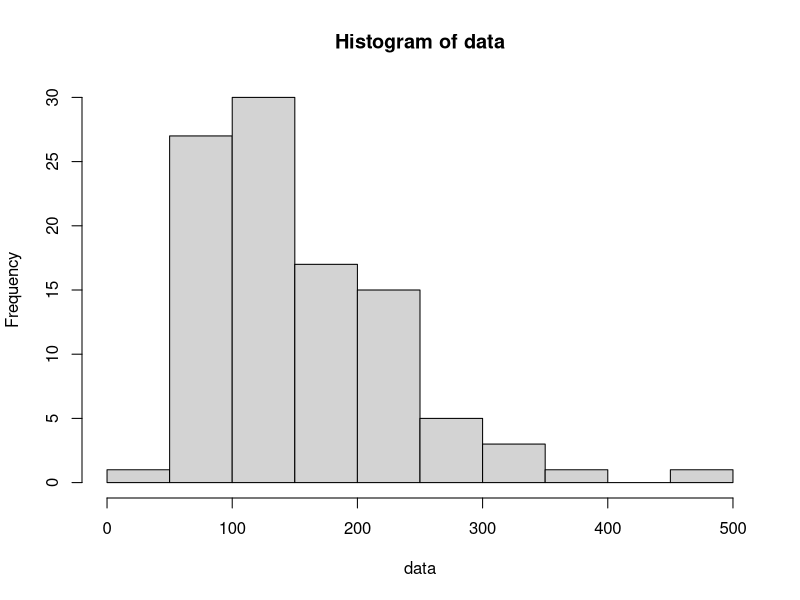
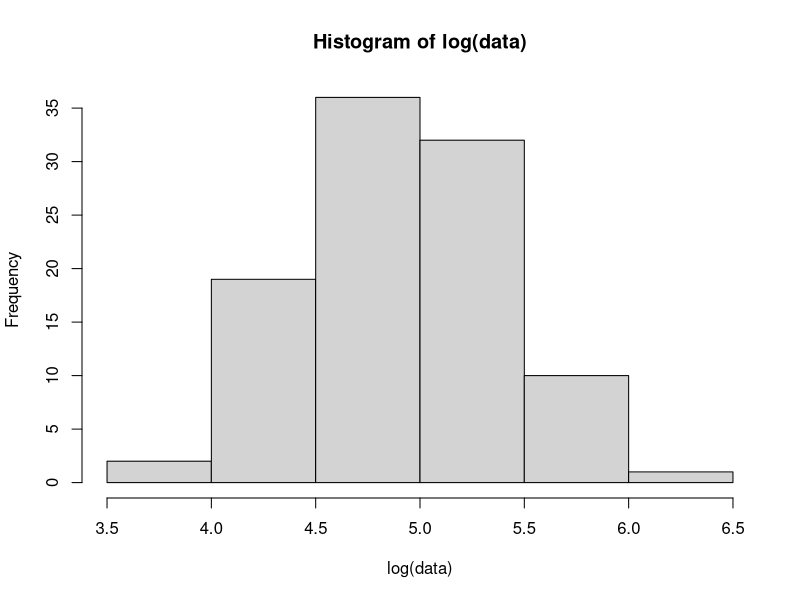
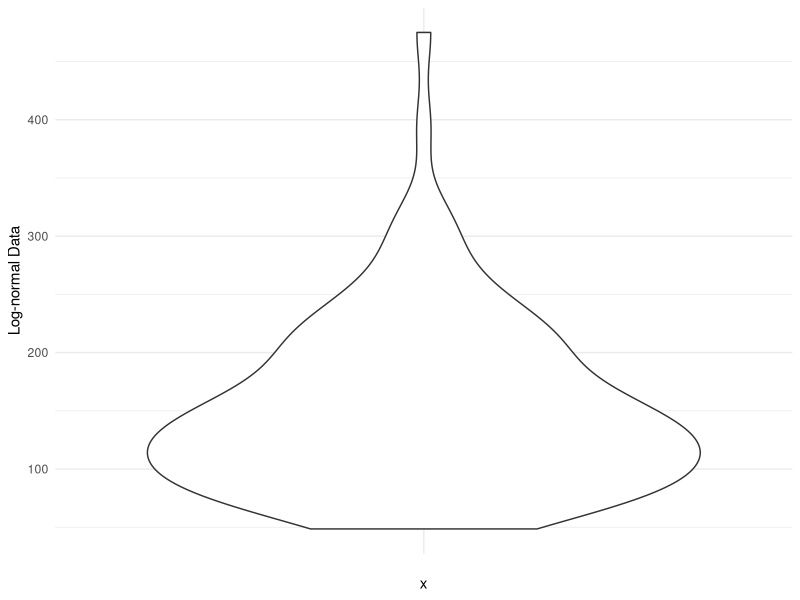

Reproduce these figures in R, in order.
## ---- chunk 1
data <- rlnorm(100, meanlog = 5, sdlog = 0.5)
## ---- chunk 2
mean <- mean(data)
standard_deviation <- sd(data)
## ---- chunk 3
library(ggplot2)
hist(data)
## ---- chunk 4
hist(log(data))
## ---- chunk 5
p <- ggplot(data = NULL, aes(x = "", y = data)) +
  geom_violin() +
  labs(y = "Log-normal Data") +
  theme_minimal()
p
